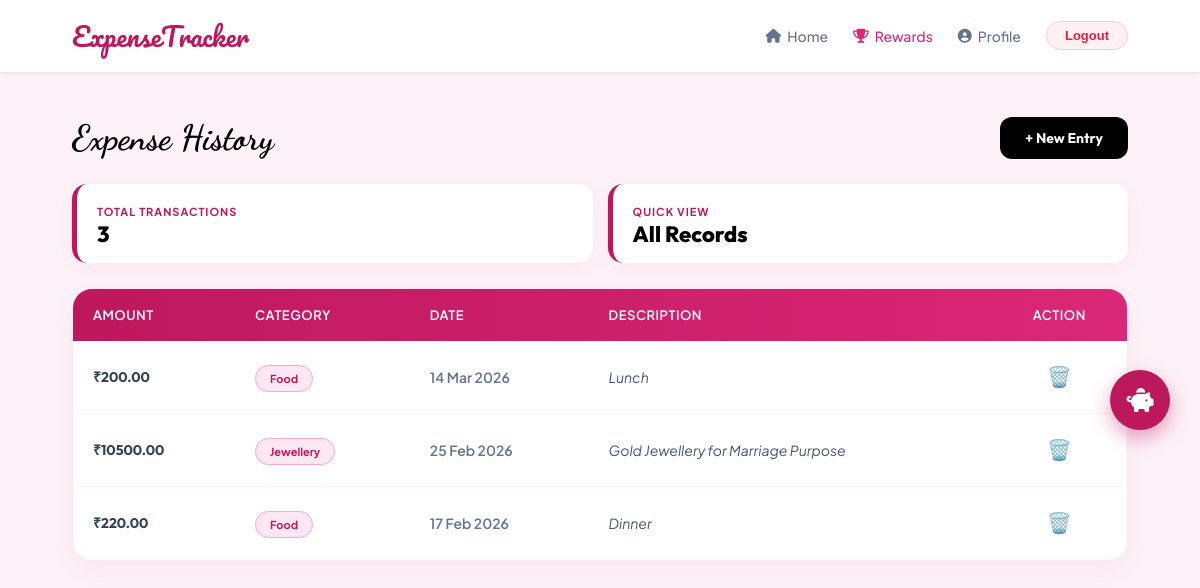
Screenshot of /list/ (signed in) with the database file from the repository.
### expenses/models.py (models this page shows, shortened)
class Expense(models.Model):
    CURRENCY_CHOICES = [
        ('INR', 'Indian Rupee (₹)'),
        ('USD', 'US Dollar ($)'),
        ('EUR', 'Euro (€)'),
        ('GBP', 'British Pound (£)'),
        ('JPY', 'Japanese Yen (¥)'),
        ('CAD', 'Canadian Dollar (C$)'),
    ]
    user = models.ForeignKey(User, on_delete=models.CASCADE)
    amount = models.DecimalField(max_digits=12, decimal_places=2)
    currency = models.CharField(max_length=3, choices=CURRENCY_CHOICES, default='INR')
    category = models.CharField(max_length=100)
    date = models.DateField()
    description = models.TextField(blank=True, null=True)
    created_at = models.DateTimeField(auto_now_add=True)
    class Meta:
        ordering = ['-date', '-created_at']

### expenses/views.py (the view)
# urls.py: path('list/', views.expense_list, name='expense_list'),
@login_required
def expense_list(request):
    expenses = Expense.objects.filter(user=request.user)
    return render(request, 'expenses/expense_list.html', {'expenses': expenses})

### templates/expenses/expense_list.html (shortened to what this page needs)
{% extends "expenses/base.html" %}
{% block content %}
<div class="container">
    <div class="list-header">
        <h2>Expense History</h2>
        <a href="/add/" class="btn-add">+ New Entry</a>
    </div>
    <div class="summary-strip">
        <div class="mini-box">
            <span>Total Transactions</span>
            <div>{{ expenses.count }}</div>
        </div>
        <div class="mini-box">
            <span>Quick View</span>
            <div>All Records</div>
        </div>
    </div>
    <div class="table-container">
        <table class="table">
            <thead>
                <tr>
                    <th>Amount</th>
                    <th>Category</th>
                    <th>Date</th>
                    <th>Description</th>
                    <th style="text-align: center;">Action</th>
                </tr>
            </thead>
            <tbody>
                {% for expense in expenses %}
                <tr>
                    <td class="amount-tag"><strong>₹{{ expense.amount }}</strong></td>
                    <td><span class="badge-cat">{{ expense.category }}</span></td>
                    <td style="color: #64748b; font-weight: 600;">{{ expense.date|date:"d M Y" }}</td>
                    <td style="font-style: italic; color: #475569;">{{ expense.description|default:"—" }}</td>
                    <td style="text-align: center;">
                        <form action="{% url 'expense_delete' %}" method="POST" style="display:inline;">
                            <button type="submit" class="bin-btn" title="Delete">
                                🗑️
                            </button>
                        </form>
                    </td>
                </tr>
                {% empty %}
                <tr><td colspan="5" style="text-align: center; padding: 50px; color: #94a3b8; font-style: italic;">No expenses recorded yet. Start by adding one!</td></tr>
                {% endfor %}
            </tbody>
        </table>
    </div>
</div>
{% endblock %}

### templates/expenses/base.html (shortened to what this page needs)
{% load static %}
<!DOCTYPE html>
<html lang="en">
<head>
    <link rel="stylesheet" href="https://cdnjs.cloudflare.com/ajax/libs/font-awesome/6.5.1/css/all.min.css">
</head>
<body>
    <nav class="navbar">
        <a href="/" class="brand">ExpenseTracker</a>
        <div class="nav-links">
            {% if user.is_authenticated %}
                <a href="{% url 'homelogged' %}" data-tooltip="Dashboard✨"><i class="fa-solid fa-house"></i> Home</a>
                <a href="{% url 'achievements' %}" data-tooltip="Rewards🏆" style="color:#db2777"><i class="fa-solid fa-trophy"></i> Rewards</a>
                <a href="{% url 'profile' %}" data-tooltip="Profile👤"><i class="fa-solid fa-user-circle"></i> Profile</a>
                <div class="logout-wrapper" data-tooltip="See you soon!👋">
                    <form action="{% url 'logout' %}" method="post" style="display: inline;">
                        <button type="submit" class="logout-btn">Logout</button>
                    </form>
                </div>
            {% endif %}
        </div>
    </nav>
    {% if user.is_authenticated %}
    <a href="{% url 'set_budget' %}" class="fab-budget" data-tooltip="Set Budget 💰">
        <i class="fa-solid fa-piggy-bank"></i>
    </a>
    {% endif %}
    <div class="main-content">
        {% block content %}{% endblock %}
    </div>
</body>
</html>

### templates/expenses/base.html (style rules this page uses)
:root { --primary-pink: #be185d; --text-dark: #1e293b; --text-muted: #64748b; }
body { margin: 0; font-family: 'Inter', sans-serif; background: #f8fafc; color: var(--text-dark); }
.navbar { background: white; padding: 0.8rem 6%; display: flex; justify-content: space-between; align-items: center; box-shadow: 0 1px 3px rgba(0,0,0,0.1); position: sticky; top: 0; z-index: 1000; }
.brand { font-family: 'Pacifico', cursive; font-size: 26px; color: var(--primary-pink); text-decoration: none; }
.nav-links { display: flex; gap: 25px; align-items: center; }
.nav-links a { text-decoration: none; color: var(--text-muted); font-size: 14px; font-weight: 500; display: flex; align-items: center; gap: 6px; position: relative; }
.fab-budget { position: fixed; right: 30px; top: 50%; transform: translateY(-50%); width: 60px; height: 60px; background: var(--primary-pink); color: white !important; border-radius: 50%; display: flex; align-items: center; justify-content: center; font-size: 24px; box-shadow: 0 8px 20px rgba(190, 24, 93, 0.4); text-decoration: none; z-index: 2000; transition: 0.3s; }
.logout-btn { border: 1px solid #fecaca; background: #fff1f2; color: #e11d48; padding: 6px 18px; border-radius: 20px; font-weight: 600; font-size: 13px; cursor: pointer; }
.main-content { padding: 25px 6%; min-height: 80vh; }

### templates/expenses/expense_list.html (style rules this page uses)
body { background: #fdf2f8; font-family: 'Plus Jakarta Sans', sans-serif; }
.list-header { display: flex; justify-content: space-between; align-items: center; margin-bottom: 25px; margin-top: 20px; }
.list-header h2 { color: #000; font-family: 'Dancing Script', cursive; font-weight: 700; margin: 0; font-size: 35px; }
.summary-strip { display: grid; grid-template-columns: repeat(auto-fit, minmax(200px, 1fr)); gap: 15px; margin-bottom: 25px; }
.mini-box { background: white; padding: 15px 20px; border-radius: 15px; box-shadow: 0 4px 15px rgba(190, 24, 93, 0.05); border-left: 5px solid #be185d; }
.mini-box span { font-size: 11px; color: #be185d; font-weight: 700; text-transform: uppercase; letter-spacing: 1px; }
.mini-box div { font-size: 22px; font-weight: 800; color: #000; font-family: 'Outfit', sans-serif; }
.table-container { background: white; border-radius: 20px; box-shadow: 0 10px 25px rgba(190, 24, 93, 0.05); overflow: hidden; border: 1px solid #fce7f3; }
.table { margin-bottom: 0; width: 100%; border-collapse: collapse; }
.table thead { background: linear-gradient(90deg, #be185d, #db2777); color: white; }
.table th { padding: 18px 20px; text-align: left; font-weight: 600; font-size: 13px; text-transform: uppercase; letter-spacing: 0.5px; }
.table td { padding: 16px 20px; border-bottom: 1px solid #fdf2f8; font-size: 14px; color: #334155; }
.badge-cat { padding: 6px 14px; border-radius: 20px; font-size: 11px; font-weight: 700; background: #fce7f3; color: #be185d; border: 1px solid #f9a8d4; }
.btn-add { background: #000; color: white; padding: 12px 25px; border-radius: 12px; text-decoration: none; font-size: 14px; font-weight: 700; transition: 0.3s; font-family: 'Outfit', sans-serif; }
.bin-btn { background: none; border: none; color: #ef4444; cursor: pointer; font-size: 20px; padding: 8px; border-radius: 10px; transition: 0.3s; }
.amount-tag { color: #000; font-family: 'Outfit', sans-serif; font-size: 16px; }

### rows the page displays
Expense: amount "200.00", category "Food", date "14 Mar 2026", description "Lunch"
Expense: amount "10500.00", category "Jewellery", date "25 Feb 2026", description "Gold Jewellery for Marriage Purpose"
Expense: amount "220.00", category "Food", date "17 Feb 2026", description "Dinner"

### other values shown
{{ expenses.count }} "3"
